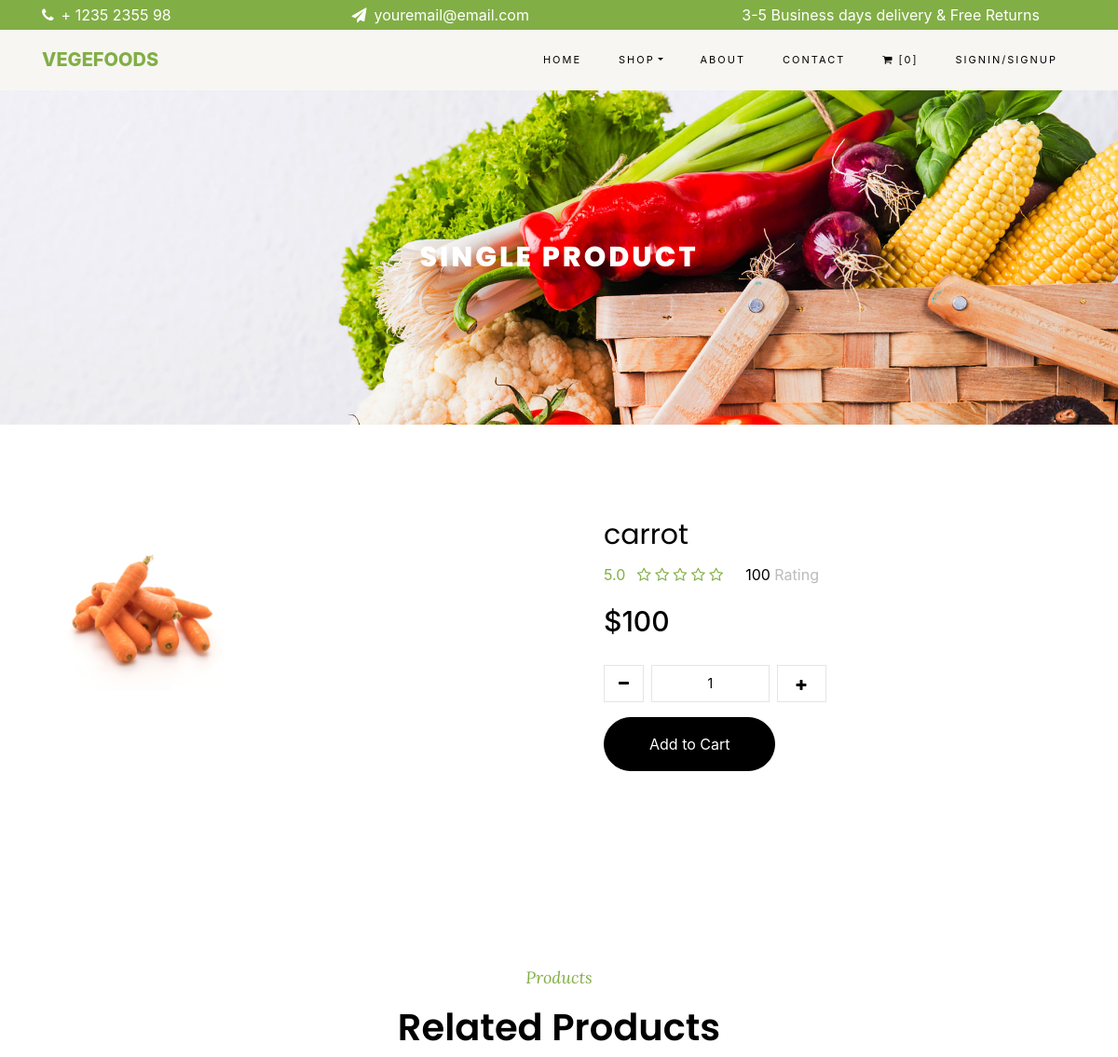
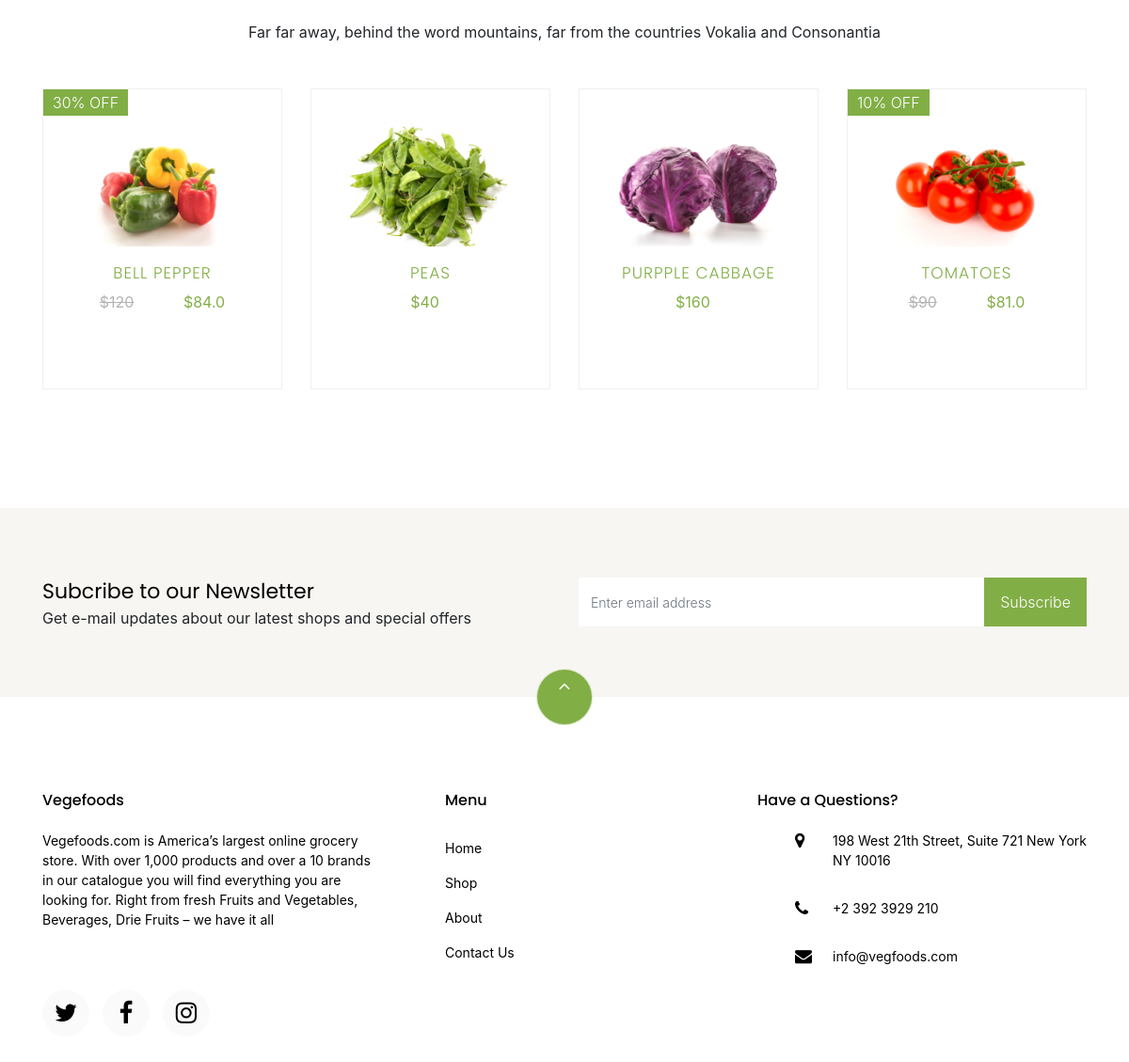
/shopitem/7, run on the app's committed database (2 pictures, top to bottom).
### orderitems/models.py (models this page shows, shortened)
class items(models.Model):
    name = models.CharField(max_length=100)
    typeOf = models.CharField(max_length=1,choices=ItemTypes)
    price = models.IntegerField()
    offer = models.IntegerField(default = 0)
    image = models.ImageField(upload_to = "items",blank=True)
    dealOfTheDay = models.BooleanField()
    description  = models.CharField(max_length=1000,default="")
    dealenddate = models.DateTimeField(default=timezone.datetime.now())
    def saleprice(self):
        if self.offer > 0:
            return self.price - (self.price * (self.offer / 100))
        else:
            return self.price
    def ItemTypeName(self):
        for item in ItemTypes:
            if item[0] == self.typeOf:
                return item[1].replace(" ","")

### orderitems/views.py (the view)
# urls.py: path('shopitem/<int:itemId>',views.selecteditem,name = 'shopitem'),
def selecteditem(request,itemId):
    if not request.session.get('cartItems'):
        request.session['cartItems'] = []
        request.session.set_expiry(0)
    item = items.objects.filter(id = itemId).first()
    relatedItems = items.objects.filter(typeOf = item.typeOf).all()[0:4]
    return render(request,'orderitems/singleProduct.html',{'selecteditem':item,'fooditems':relatedItems})

### orderitems/cartitemscount_contextprocessor.py (called while the page is built)
def cartItemsCount(request):
    cartItems = request.session.get('cartItems')
    if cartItems is not None:
        return {'cart_items_count':len(cartItems)}
    else:
        return {'cart_items_count':0}

### orderitems/templates/orderitems/singleProduct.html (shortened to what this page needs)
{% extends "base.html" %}
{% block base %}
{% load static %}
<div class="hero-wrap hero-bread" style="background-image: url('{% static 'media/bg_1.jpg' %}');">
    <div class="container">
        <div class="row no-gutters slider-text align-items-center justify-content-center">
            <div class="col-md-9 text-center fadeInUp co-animated">
                <h1 class="mb-0 bread">Single Product</h1>
            </div>
        </div>
    </div>
</div>
<section class="co-section">
    <div class="container">
        <div class="row">
            <div class="col-lg-6 mb-5 fadeInUp co-animated">
                <a href="#" class="image-popup">
                    <img src="{{selecteditem.image.url}}" class="img-fluid" alt="Colorlib Template">
                </a>
            </div>
            <div class="col-lg-6 product-details pl-md-5 fadeInUp co-animated">
                <h3>{{selecteditem.name}}</h3>
                <div class="rating d-flex">
                    <p class="text-left mr-4">
                        <a href="#" class="mr-2">5.0</a>
                        <a href="#"><span><i class="fa fa-star-o" aria-hidden="true"></i></span></a>
                        <a href="#"><span><i class="fa fa-star-o" aria-hidden="true"></i></span></a>
                        <a href="#"><span><i class="fa fa-star-o" aria-hidden="true"></i></span></a>
                        <a href="#"><span><i class="fa fa-star-o" aria-hidden="true"></i></span></a>
                        <a href="#"><span><i class="fa fa-star-o" aria-hidden="true"></i></span></a>
                    </p>
                    <p class="text-left mr-4">
                        <a href="#" class="mr-2" style="color: #000;">100 <span style="color: #bbb;">Rating</span></a>
                    </p>
                </div>
                <p class="price"><span>${{selecteditem.price}}</span></p>
                <div class = "row mt-4">
                    <div class="input-group col-md-6 d-flex mb-3">
                        <span class="input-group-btn mr-2">
                            <button type="button" class="quantity-left-minus btn" data-type="minus" data-field="" onclick="document.getElementById('quantity').value = Number(document.getElementById('quantity').value)-1">
                               <i class="fa fa-minus" aria-hidden="true"></i>
                            </button>
                        </span>
                        <input type="text" id="quantity" name="quantity" class="form-control input-number" value="1" min="1" max="100">
                        <span class="input-group-btn ml-2">
                        <button type="button" class="quantity-right-plus btn" data-type="plus" data-field="" onclick="document.getElementById('quantity').value = Number(document.getElementById('quantity').value)+1">
                           <i class="fa fa-plus" aria-hidden="true"></i>
                        </button>
                        </span>
                    </div>
                </div>
                <p><a onclick="addOrRemoveItemToCart(event,'{{selecteditem.name}}','Add',Number(document.getElementById('quantity').value))" class="btn btn-black py-3 px-5">Add to Cart</a></p>
            </div>
        </div>
</section>
<section class="co-section">
    <div class = "container">
        <div class="row justify-content-center mb-3 pb-3">
            <div class="col-md-12 heading-section text-center fadeInUp co-animated">
                <span class="subheading">Products</span>
                <h2 class="mb-4">Related Products</h2>
                <p>Far far away, behind the word mountains, far from the countries Vokalia and Consonantia</p>
            </div>
        </div>
    </div>
    <div class = "container">
        <div class="row">
            {% for item in fooditems %}
                <div class="col-md-6 col-lg-3 fadeInUp co-animated shopItems {{item.ItemTypeName}}">
                    <div class="product">
                        <a href="{% url 'shopitem' item.id %}" class="img-prod">
                            <img class="img-fluid" src="{{ item.image.url }}" alt="Colorlib Template">
                            {% if item.offer > 0 %}
                            <span class="status">{{item.offer}}% OFF</span>
                            {% endif %}
                        </a>
                        <div class="text py-3 pb-4 px-3 text-center">
                            <h3><a href="{% url 'shopitem' item.id %}">{{item.name}}</a></h3>
                            <div class="d-flex">
                                <div class="pricing">
                                    <p class="price">
                                    {% if item.offer > 0 %}
                                        <span class="mr-2 price-dc">${{item.price}}</span>
                                        <span class="price-sale">${{item.saleprice}}</span>
                                    {% else %}
                                        <span class="price-sale no-offer">${{item.saleprice}}</span>
                                    {% endif %}
                                    </p>
                                </div>
                            </div>
                        </div>
                    </div>
                </div>
            {% endfor %}
        </div>
    </div>
</section>
{% endblock %}

### vegfoods/static/css/base.css (style rules this page uses)
.co-section { padding: 6em 0; position: relative; }
h1, h2, h3, h4, h5, .h1, .h2, .h3, .h4, .h5 { line-height: 1.5; font-weight: 400; color: #000000; font-family: "Poppins", Arial, sans-serif; }
.d-flex { display: -webkit-box !important; display: -ms-flexbox !important; display: flex !important; }
.form-control { height: 52px !important; background: #fff !important; color: #000000 !important; font-size: 18px; border-radius: 0px; -webkit-box-shadow: none !important; box-shadow: none !important; }
.form-control { display: block; width: 100%; height: calc(2.25rem + 2px); padding: 0.375rem 0.75rem; font-size: 1rem; font-weight: 400; line-height: 1.5; color: #495057; background-color: #fff; background-clip: padding-box; border: 1px solid #ced4da; border-radius: 0.25rem; -webkit-transition: border-color 0.15s ease-in-out, -webkit-box-shadow 0.15s ease-in-out; transition: border-color 0.15s ease-in-out, -webkit-box-shadow 0.15s ease-in-out; -o-transition: border-color 0.15s ease-in-out, box-shadow 0.15s ease-in-out; transition: border-color 0.15s ease-in-out, box-shadow 0.15s ease-in-out; transition: border-color 0.15s ease-in-out, box-shadow 0.15s ease-in-out, -webkit-box-shadow 0.15s ease-in-out; }
.pl-3, .px-3 { padding-left: 1rem !important; }
a { -webkit-transition: .3s all ease; -o-transition: .3s all ease; transition: .3s all ease; color: #82ae46; }
a { color: #007bff; text-decoration: none; background-color: transparent; }
.fadeInUp { -webkit-animation-name: fadeInUp; animation-name: fadeInUp; }
.co-animated { -webkit-animation-duration: 2s; animation-duration: 2s; -webkit-animation-fill-mode: both; animation-fill-mode: both; }
.no-gutters { margin-right: 0; margin-left: 0; }
.no-gutters > .col, .no-gutters > [class*="col-"] { padding-right: 0; padding-left: 0; }
.input-group { position: relative; display: -webkit-box; display: -ms-flexbox; display: flex; -ms-flex-wrap: wrap; flex-wrap: wrap; -webkit-box-align: stretch; -ms-flex-align: stretch; align-items: stretch; width: 100%; }

### orderitems/static/css/shop.css (style rules this page uses)
.hero-wrap.hero-bread { padding: 10em 0; }
.hero-wrap .slider-text { color: #fff; position: relative; }
.hero-wrap .slider-text .bread { font-weight: 800; color: #fff; font-size: 30px; font-family: "Poppins", Arial, sans-serif; letter-spacing: 3px; text-transform: uppercase; position: relative; }

### orderitems/static/css/wishlist.css (style rules this page uses)
.hero-wrap.hero-bread { padding: 10em 0; }
.hero-wrap .slider-text { color: #fff; position: relative; }
.hero-wrap .slider-text .bread { font-weight: 800; color: #fff; font-size: 30px; font-family: "Poppins", Arial, sans-serif; letter-spacing: 3px; text-transform: uppercase; position: relative; }

### orderitems/static/css/singleProduct.css (style rules this page uses)
.product-details h3 { font-size: 30px; font-weight: 400; }
.product-details .price span { font-size: 30px; color: #000000; font-weight:500; }
.product-details button, .product-details .form-control { height: 40px !important; text-align: center; border: 1px solid rgba(0, 0, 0, 0.1) !important; color: #82ae46; padding: 10px 20px; background: transparent !important; -webkit-border-radius: 0; -moz-border-radius: 0; -ms-border-radius: 0; border-radius: 0; font-size: 14px; }
.product-details .quantity-left-minus { background: transparent; padding: 0 15px; }
.product-details button i { color: #000000; }
.btn.btn-black { background: #000000; border: 1px solid #000000; color: #fff !important; border-radius: 50px; }

### orderitems/static/css/about.css (style rules this page uses)
.hero-wrap, .img, .blog-img, .user-img { background-size: cover; background-repeat: no-repeat; background-position: center center; }

### data on the page
items: image (picture), name "carrot", price "100"
items: image (picture), offer "30", name "BELL PEPPER", saleprice "84.0"
items: image (picture), name "PEAS"
items: image (picture), name "PURPPLE CABBAGE"
items: image (picture), offer "10", name "TOMATOES", saleprice "81.0"

### other printed values
{{ cart_items_count }} "0"
